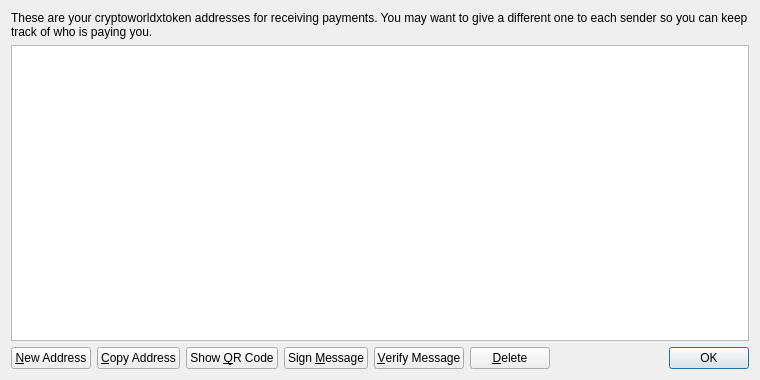
<?xml version="1.0" encoding="UTF-8"?>
<ui version="4.0">
 <class>AddressBookPage</class>
 <widget class="QWidget" name="AddressBookPage">
  <property name="geometry">
   <rect>
    <x>0</x>
    <y>0</y>
    <width>760</width>
    <height>380</height>
   </rect>
  </property>
  <property name="windowTitle">
   <string>Address Book</string>
  </property>
  <layout class="QVBoxLayout" name="verticalLayout">
   <item>
    <widget class="QLabel" name="labelExplanation">
     <property name="text">
      <string>These are your cryptoworldxtoken addresses for receiving payments. You may want to give a different one to each sender so you can keep track of who is paying you.</string>
     </property>
     <property name="textFormat">
      <enum>Qt::PlainText</enum>
     </property>
     <property name="wordWrap">
      <bool>true</bool>
     </property>
    </widget>
   </item>
   <item>
    <widget class="QTableView" name="tableView">
     <property name="contextMenuPolicy">
      <enum>Qt::CustomContextMenu</enum>
     </property>
     <property name="toolTip">
      <string>Double-click to edit address or label</string>
     </property>
     <property name="tabKeyNavigation">
      <bool>false</bool>
     </property>
     <property name="alternatingRowColors">
      <bool>true</bool>
     </property>
     <property name="selectionMode">
      <enum>QAbstractItemView::SingleSelection</enum>
     </property>
     <property name="selectionBehavior">
      <enum>QAbstractItemView::SelectRows</enum>
     </property>
     <property name="sortingEnabled">
      <bool>true</bool>
     </property>
     <attribute name="verticalHeaderVisible">
      <bool>false</bool>
     </attribute>
    </widget>
   </item>
   <item>
    <layout class="QHBoxLayout" name="horizontalLayout">
     <item>
      <widget class="QPushButton" name="newAddressButton">
       <property name="toolTip">
        <string>Create a new address</string>
       </property>
       <property name="text">
        <string>&amp;New Address</string>
       </property>
       <property name="icon">
        <iconset resource="../bitcoin.qrc">
         <normaloff>:/icons/add</normaloff>:/icons/add</iconset>
       </property>
      </widget>
     </item>
     <item>
      <widget class="QPushButton" name="copyToClipboard">
       <property name="toolTip">
        <string>Copy the currently selected address to the system clipboard</string>
       </property>
       <property name="text">
        <string>&amp;Copy Address</string>
       </property>
       <property name="icon">
        <iconset resource="../bitcoin.qrc">
         <normaloff>:/icons/editcopy</normaloff>:/icons/editcopy</iconset>
       </property>
      </widget>
     </item>
     <item>
      <widget class="QPushButton" name="showQRCode">
       <property name="text">
        <string>Show &amp;QR Code</string>
       </property>
       <property name="icon">
        <iconset resource="../bitcoin.qrc">
         <normaloff>:/icons/qrcode</normaloff>:/icons/qrcode</iconset>
       </property>
      </widget>
     </item>
     <item>
      <widget class="QPushButton" name="signMessage">
       <property name="toolTip">
        <string>Sign a message to prove you own a cryptoworldxtoken address</string>
       </property>
       <property name="text">
        <string>Sign &amp;Message</string>
       </property>
       <property name="icon">
        <iconset resource="../bitcoin.qrc">
         <normaloff>:/icons/edit</normaloff>:/icons/edit</iconset>
       </property>
      </widget>
     </item>
     <item>
      <widget class="QPushButton" name="verifyMessage">
       <property name="toolTip">
        <string>Verify a message to ensure it was signed with a specified cryptoworldxtoken address</string>
       </property>
       <property name="text">
        <string>&amp;Verify Message</string>
       </property>
       <property name="icon">
        <iconset resource="../bitcoin.qrc">
         <normaloff>:/icons/transaction_0</normaloff>:/icons/transaction_0</iconset>
       </property>
      </widget>
     </item>
     <item>
      <widget class="QPushButton" name="deleteButton">
       <property name="toolTip">
        <string>Delete the currently selected address from the list</string>
       </property>
       <property name="text">
        <string>&amp;Delete</string>
       </property>
       <property name="icon">
        <iconset resource="../bitcoin.qrc">
         <normaloff>:/icons/remove</normaloff>:/icons/remove</iconset>
       </property>
      </widget>
     </item>
     <item>
      <spacer name="horizontalSpacer">
       <property name="orientation">
        <enum>Qt::Horizontal</enum>
       </property>
       <property name="sizeHint" stdset="0">
        <size>
         <width>40</width>
         <height>20</height>
        </size>
       </property>
      </spacer>
     </item>
     <item>
      <widget class="QDialogButtonBox" name="buttonBox">
       <property name="sizePolicy">
        <sizepolicy hsizetype="Maximum" vsizetype="Fixed">
         <horstretch>0</horstretch>
         <verstretch>0</verstretch>
        </sizepolicy>
       </property>
       <property name="standardButtons">
        <set>QDialogButtonBox::Ok</set>
       </property>
      </widget>
     </item>
    </layout>
   </item>
  </layout>
 </widget>
 <resources>
  <include location="../bitcoin.qrc"/>
 </resources>
 <connections/>
</ui>
